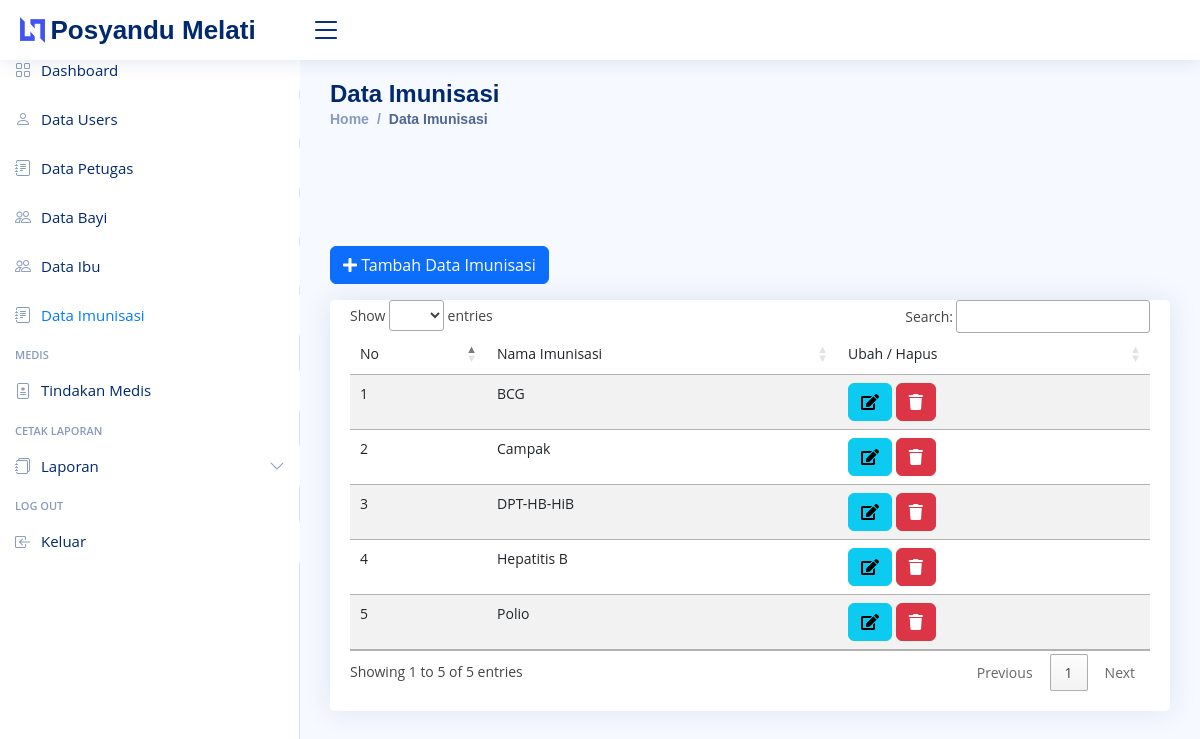
Page /index.php/admin/imunisasi on the committed database.
### tables this page shows
CREATE TABLE `imunisasi` (
  `id_imunisasi` int(11) NOT NULL,
  `nama_imunisasi` varchar(80) NOT NULL
);

### application/controllers/admin/imunisasi.php (called while the page is built, shortened)
<?php
class imunisasi extends CI_Controller {
	public function __construct()
	{
		$this->load->model('imunisasi_m');
		$this->load->library('form_validation');
	}
	public function index()
	{
		$data['title'] = 'Data Imunisasi';
		$data['imunisasi'] = $this->imunisasi_m->get('imunisasi')->result_array();
		$this->form_validation->set_rules('nama', 'Nama imunisasi', 'required|trim');
		if($this->form_validation->run() == FALSE) {
			$this->load->view('layout/header', $data);
			$this->load->view('layout/sidebar');
			$this->load->view('admin/imunisasi/index');
			$this->load->view('layout/footer');
		}
	}
}

### index.php (called while the page is built, shortened)
<?php
require_once BASEPATH.'core/CodeIgniter.php';

### application/models/imunisasi_m.php (called while the page is built, shortened)
<?php
class imunisasi_m extends CI_Model {
	public function get($table)
	{
		$this->db->order_by('nama_imunisasi', 'ASC');
		return $this->db->get($table);
	}
}

### application/views/admin/imunisasi/index.php (the view, shortened to what this page needs)
<main id="main" class="main">
    <div class="row mb-2">
        <div class="col-md-6">
            <button type="button" class="btn btn-primary mb-2" data-toggle="modal" data-target="#formModalimunisasi">
                <i class="fas fa-plus"></i> Tambah Data Imunisasi
            </button>
        </div>
    </div>
    <div class="card">
        <div class="card-body">
            <div class="row">
                <div class="col-md">
                    <div class="table-responsive">
                        <table class="table table-striped" id="datatables">
                            <thead>
                                <tr>
                                    <td>No</td>
                                    <td>Nama Imunisasi</td>
                                    <td>Ubah / Hapus </td>
                                </tr>
                            </thead>
                            <tbody>
                                <?php $no = 1; foreach($imunisasi as $u) : ?>
                                <tr>
                                    <td><?= $no++; ?></td>
                                    <td><?= $u['nama_imunisasi']; ?></td>
                                    <td>
                                        <a href="<?= base_url('admin/imunisasi/ubah/') . $u['id_imunisasi']; ?>"
                                            class="btn btn-info"><i class="fas fa-edit"></i></a>
                                        <a href="<?= base_url('admin/imunisasi/hapus/') . $u['id_imunisasi']; ?>"
                                            class="btn btn-danger" onclick="return confirm('Yakin Hapus ?')"><i
                                                class="fas fa-trash"></i></a>
                                    </td>
                                </tr>
                                <?php endforeach; ?>
                            </tbody>
                        </table>
                    </div>
                </div>
            </div>
        </div>
    </div>
</main>

### assets/css/dashboard.css (style rules this page uses)
body { font-size: .875rem; }

### assets/nice/assets/css/style.css (style rules this page uses)
:root { scroll-behavior: smooth; }
body { font-family: "Open Sans", sans-serif; background: #f6f9ff; color: #444444; }
a { color: #4154f1; text-decoration: none; }
#main { margin-top: 60px; padding: 20px 30px; transition: all 0.3s; }
.card { margin-bottom: 30px; border: none; border-radius: 5px; box-shadow: 0px 0 30px rgba(1, 41, 112, 0.1); }
.card-body { padding: 0 20px 20px 20px; }
@media (min-width: 1200px) { #main, #footer { margin-left: 300px; } }

### rows in the picture
imunisasi: nama_imunisasi "BCG"
imunisasi: nama_imunisasi "Campak"
imunisasi: nama_imunisasi "DPT-HB-HiB"
imunisasi: nama_imunisasi "Hepatitis B"
imunisasi: nama_imunisasi "Polio"

### other values in the picture
$title "Data Imunisasi"
